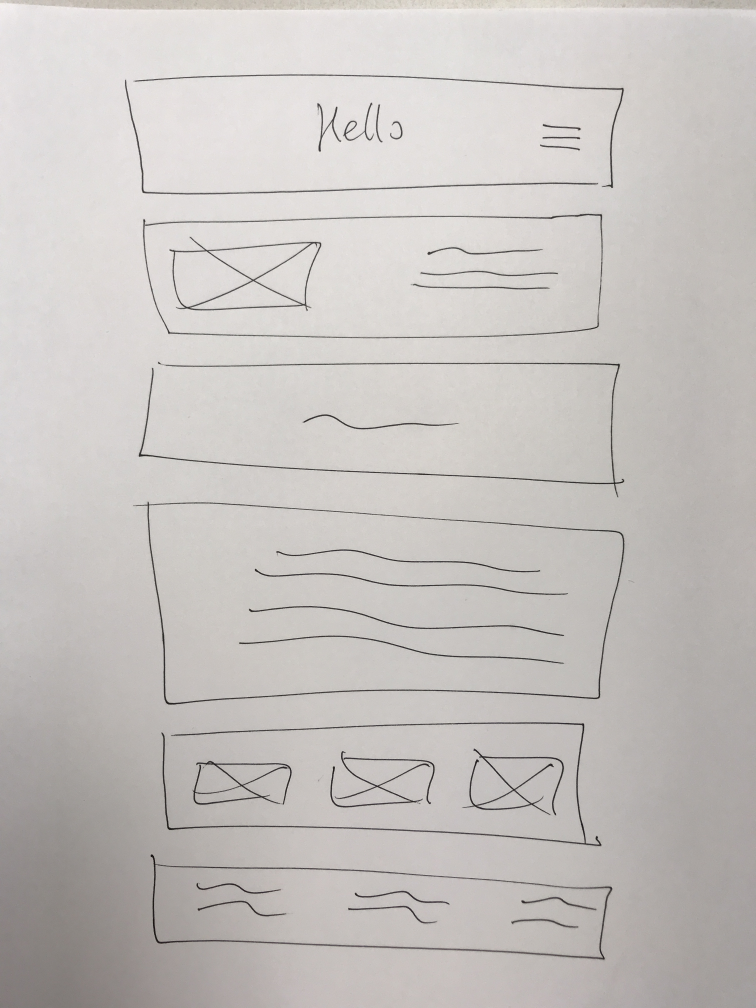
#> input picture App/Sample Images/IMG_0566.JPG, 3024 x 4032 px (shown at 1/4 size)
$ python -i OpenCVBoxDetection.py   (imports and definitions only)   (older library calls are emulated)
#> lines starting #> are read from the running program, lines starting #| are printed output that depends on the picture
"""
    This script is the first step of image processing. It takes whatever image path and import for pre-processing.
    Storing all the detected hand drawings (building blocks) into blocks database.
    Then Crop the detected blocks and pass to AI fo image classification

    Implementation steps
        0. Move Image           - to local working environment and convert any images into JPEG extension
        1. Image Cropping Unify - applying unify crop to user image to have consistent edge detection
        2. Image enhancement    - Apply gaussian and contrast to the image
        3. Thin Line Repair     - Algorithm to fix thin lines and breaking lines in the image
        5. Erode and Dilate     - Algorithm to merge corners and disjointed drawings
        4. Image Edge Detection - Contour detection
        5. Box Detection        - Detecting most outer box shape and perform crop and remove redundancy crops
        6. Add Detected Blocks  - Append all detected blocks and related information to a new singleBlock class instance
        7. Call AI              - Pass the detected and cropped images to AI for process and image classification
    ==========================================================================================
     To-do
         [Done]  Reformat and resize the image to get consistent result and image crop
         [Done]  Crop image with the x, y, w, h adjust.
         [Done]  Save the crop of the source file instead of the bolded one
         [Done]  Remove similar crops
         [Done]  Image enhancer on the original Image
         [Done]  Uses child relationship and hierarchy to know the objects within each block and eventually add it into
                single block attribute
         [Done]  JSON File Formatter
         [Done]  Image Drawing, boxing out detected labels
         [Done]  Full Image Path
         [Done]  Array index contour removal out of range
         [Done]  Image Dir with sessions
         [Done]  OpenCV Dilation and Erosion
         [Done]  Keeping original image size and algo rescale with it
         [Done]  Initial crop out of bound on tight images.
"""

from PIL import Image, ImageEnhance, ImageDraw, ImageFont, ImageStat
from predictBlock import imageOnReady
from ImgProcessSession import ImageProcessSession
from Blocks import Blocks
from imutils.contours import sort_contours
import cv2
import os
import glob
import numpy as np
# import matplotlib.pyplot as plt
# import time

# Set true if debugging
Image_Debug = False
Console_Logger = False
Disable_AI = False

# [8 lines of commented-out code are left out]

IMAGE_HEIGHT = 2000
IMAGE_WIDTH = 3000

# erode and dilate
ITERATIONS = 1

# For line bolding
TARESHOLD = 20
MIN_LINE_LENG = 15
MAX_LINE_GAP = 25

# Current script work environment
FULL_PATH_TO_THIS_FOLDER = (os.getcwd())


def image_Rescale(image_Path):
    """
        This will rescale all in user image into 3:2 Image ratio
        Perform and save to the same image path

        :param image_Path: string : Path to image
    """
#> called with image_Path = 'Sample Images/IMG_0566.JPG'
    size = IMAGE_HEIGHT, IMAGE_WIDTH
    im = Image.open(image_Path)
#> im is the input picture: PIL image 3024x4032 RGB; mean R, G, B 198.4, 194.3, 191.6
    im.thumbnail(size)
#> im: PIL image 2000x2667 RGB
    newimg = im.resize(size)
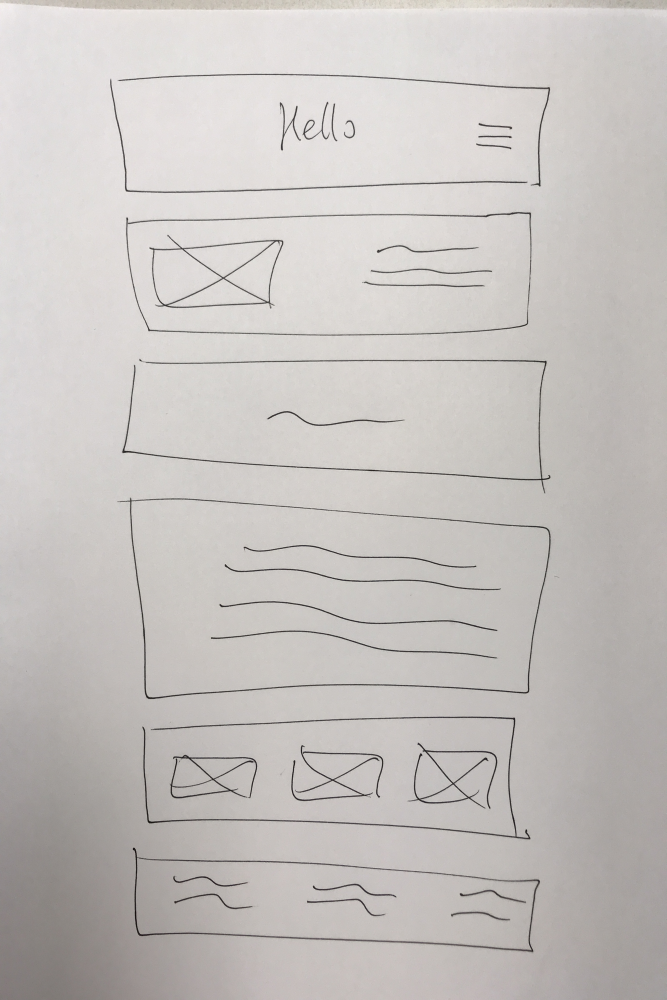
#> newimg: PIL image 2000x3000 RGB (shown at 1/3 size); mean R, G, B 198.4, 194.3, 191.6

    # newimg = newimg.point(lambda p: p * 1.5)
    # If the image if too dark

    if brightness(image_Path) < 100:
        print ("Level 1 Enhance ---> Apply Min")
        newimg = newimg.point(lambda p: p * 1.8)
    if brightness(image_Path) < 205:
        print ("Level 2 Enhance ---> Apply Mid")
        newimg = newimg.point(lambda p: p * 1.4)
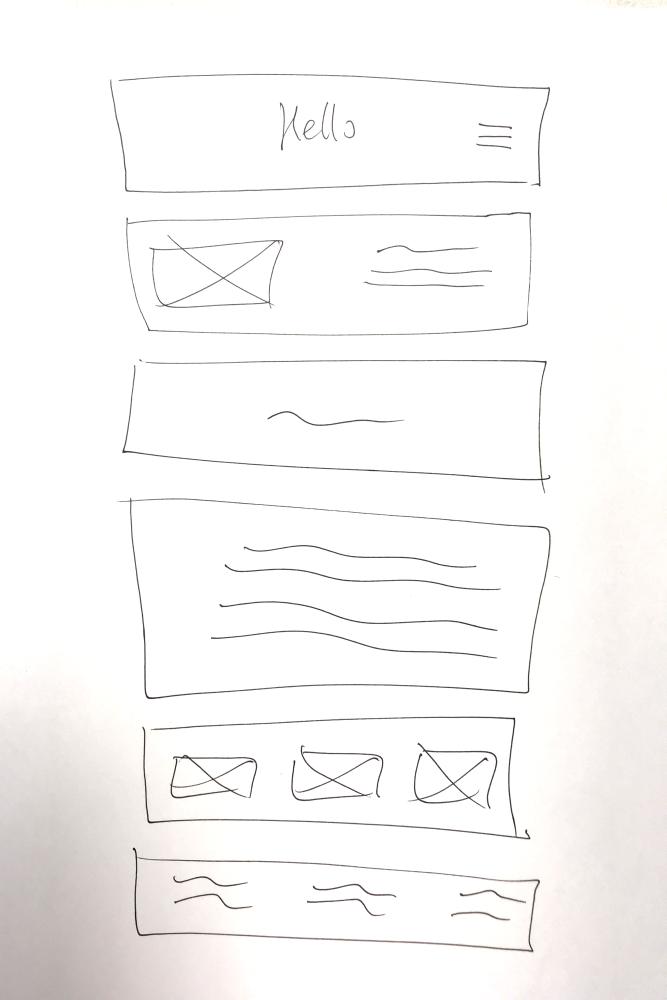
#> newimg: PIL image 2000x3000 RGB (shown at 1/3 size); mean R, G, B 248.6, 247.3, 246.4
    if brightness(image_Path) < 235:
        print ("Level 3 Enhance ---> Apply Strong")
        newimg = newimg.point(lambda p: p * 1.1)
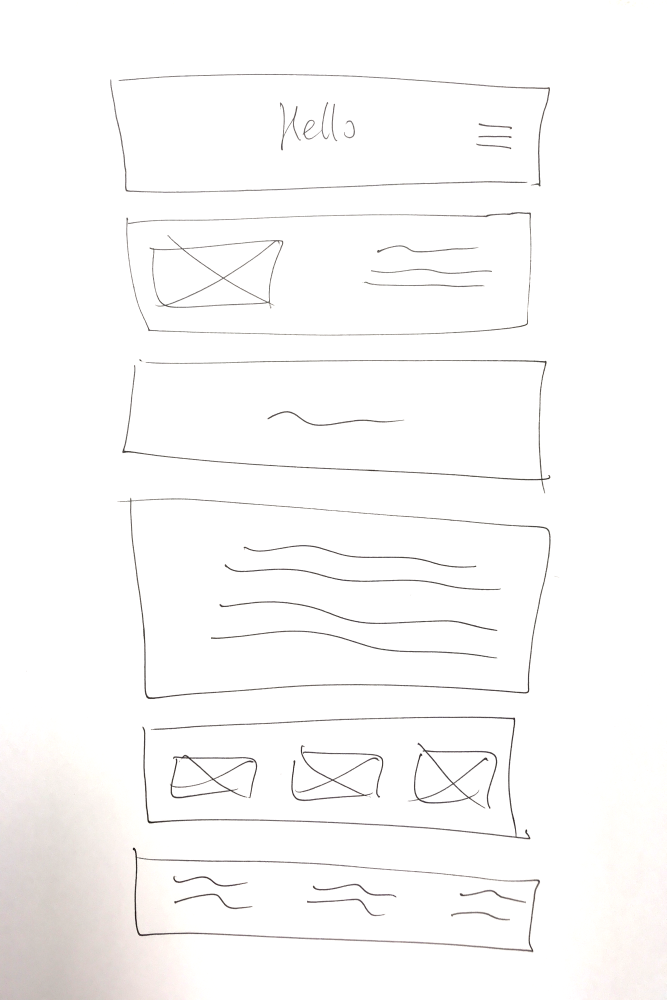
#> newimg: PIL image 2000x3000 RGB (shown at 1/3 size); mean R, G, B 251.2, 250.5, 250.1

    newimg.save(image_Path)


def brightness(im_file):
    im = Image.open(im_file).convert('L')
    stat = ImageStat.Stat(im)
    return stat.mean[0]


# [401 lines left out: functions applyGaussian, fileConvert, cornerFit, enhanceImage, line_Bolding, box_extraction and 6 more, not called in this run]

# [6 lines of commented-out code are left out]

>>> result = image_Rescale('Sample Images/IMG_0566.JPG')

$ run again, on App/Sample Images/IMG_1536.JPG
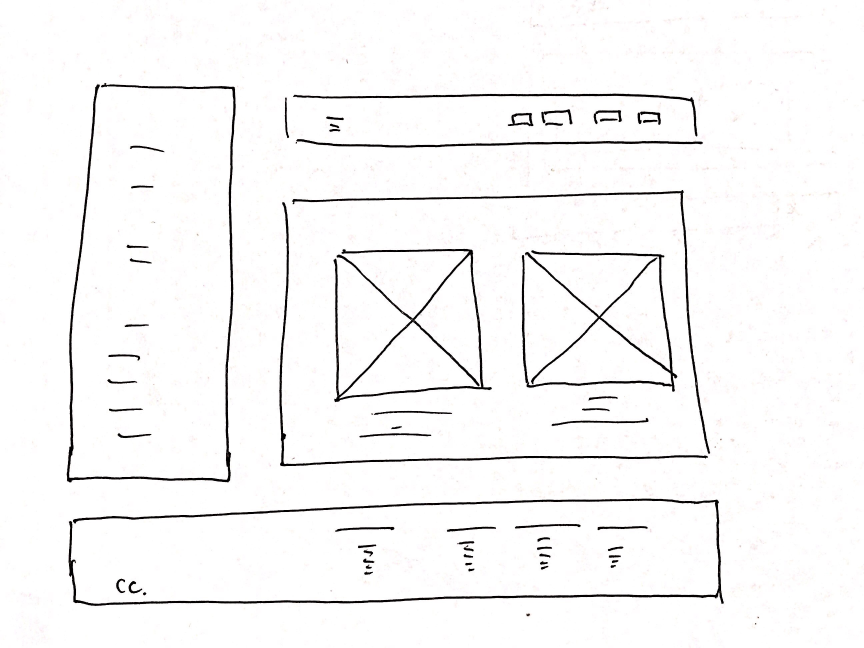
#> input picture App/Sample Images/IMG_1536.JPG, 2592 x 1944 px (shown at 1/3 size)
#> in image_Rescale, im is the input picture: PIL image 2592x1944 RGB; mean R, G, B 247.1, 246.7, 246.7
#> in image_Rescale, `im.thumbnail(size)`:
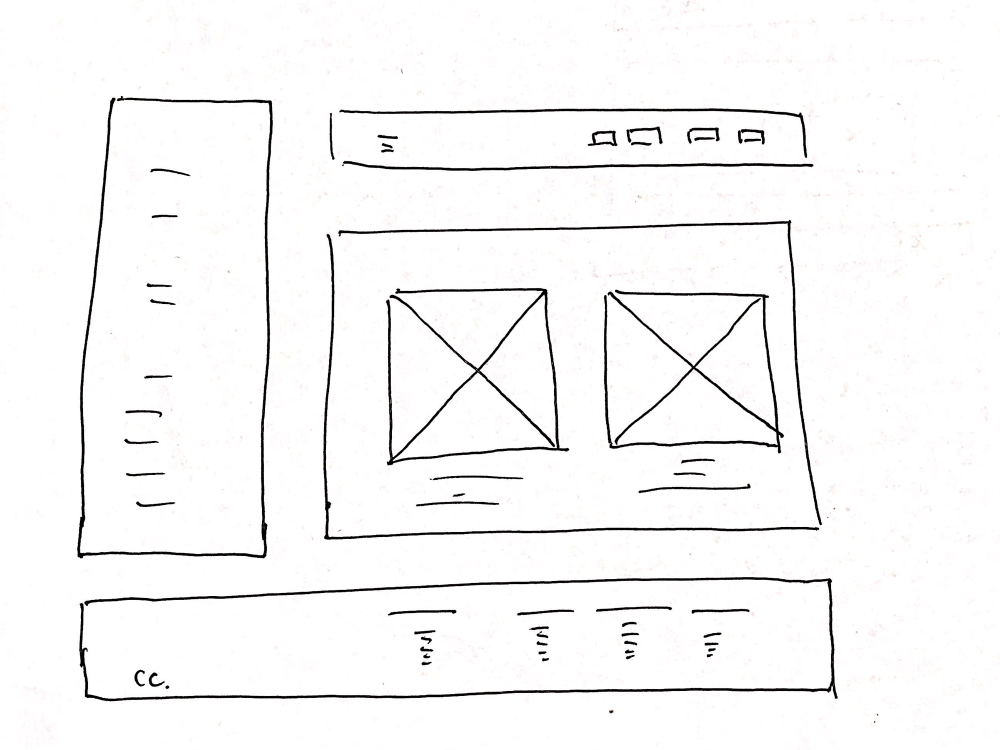
#> im: PIL image 2000x1500 RGB (shown at 1/2 size); mean R, G, B 247.1, 246.7, 246.7
#> in image_Rescale, `newimg = im.resize(size)`:
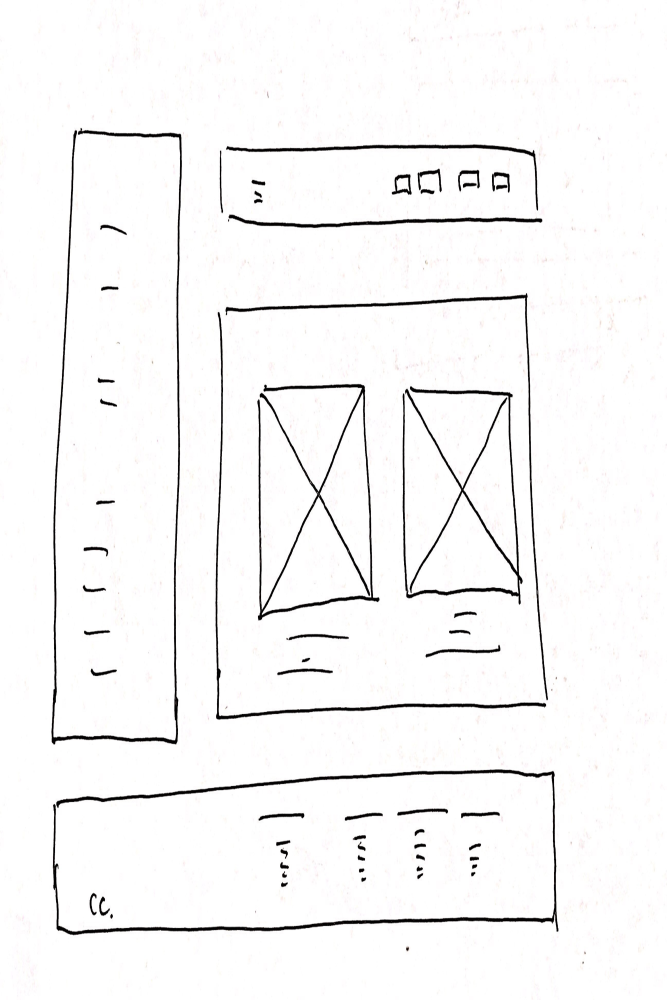
#> newimg: PIL image 2000x3000 RGB (shown at 1/3 size); mean R, G, B 247.1, 246.7, 246.7

$ run again, on App/Sample Images/IMG_1554.JPG
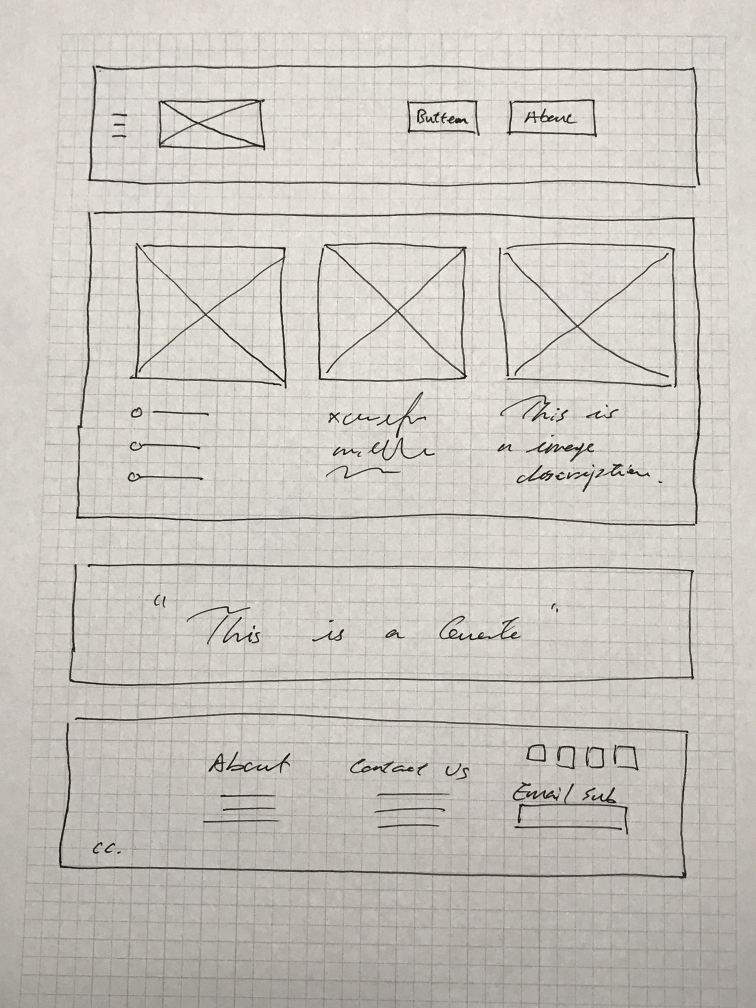
#> input picture App/Sample Images/IMG_1554.JPG, 3024 x 4032 px (shown at 1/4 size)
#> in image_Rescale, im is the input picture: PIL image 3024x4032 RGB; mean R, G, B 201.8, 198.6, 191
#> in image_Rescale, `newimg = im.resize(size)`:
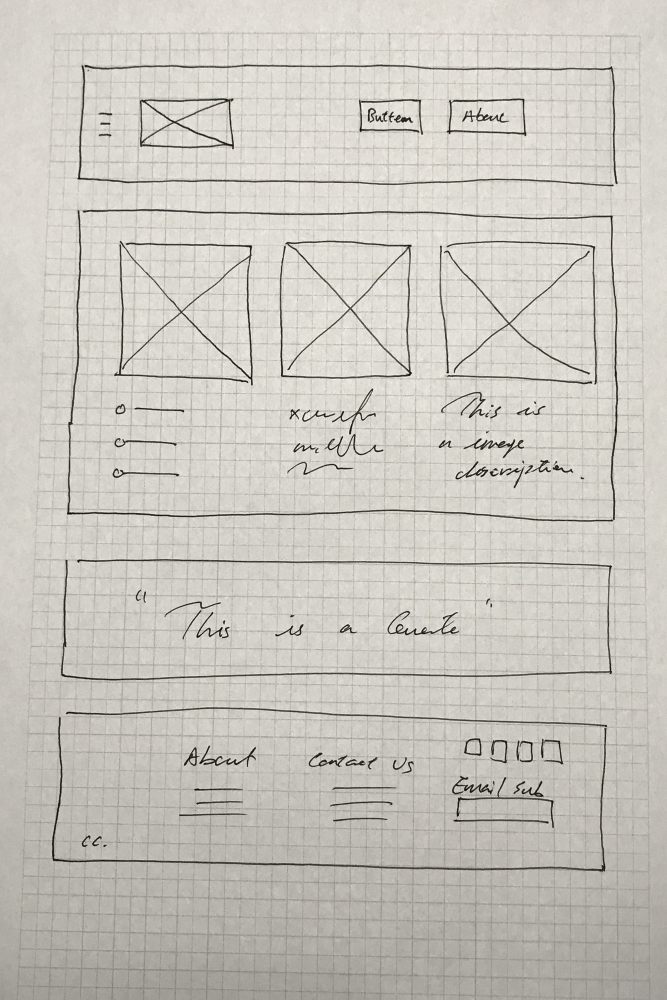
#> newimg: PIL image 2000x3000 RGB (shown at 1/3 size); mean R, G, B 201.8, 198.6, 191
#> in image_Rescale, `newimg = newimg.point(lambda p: p * 1.1)`:
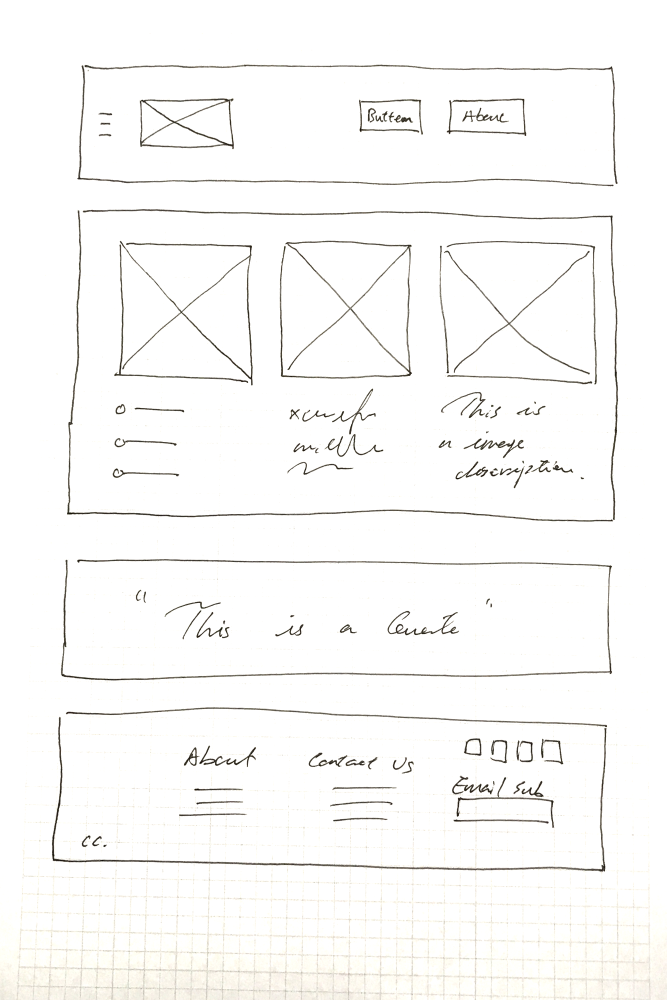
#> newimg: PIL image 2000x3000 RGB (shown at 1/3 size); mean R, G, B 250.1, 249.7, 248.6
